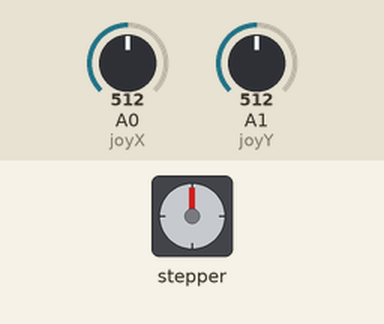
This sketch was run on a simulated Arduino Uno, built with avr-gcc and run on an emulated ATmega328P. Parts: stepper motor. Inputs (shaded band) come from the test bench; at power-on: A0 (joyX) = 512, A1 (joyY) = 512. Stepper angles assume 200 steps per turn.

Above: at 1.2 s.
1.3 s: A0 (joyX) set to 716
At 1.45 s:
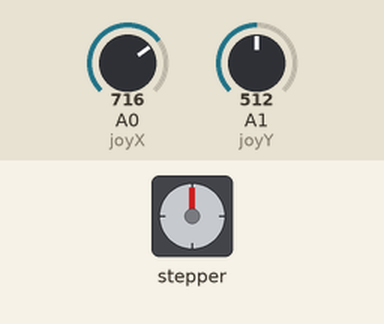
At 2.35 s:
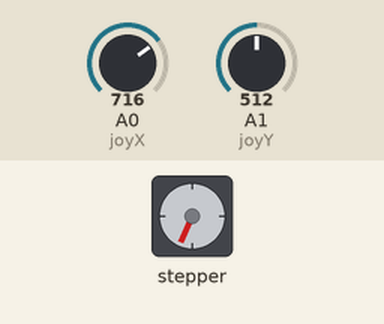
4.3 s: A0 (joyX) set to 900
At 4.46 s:
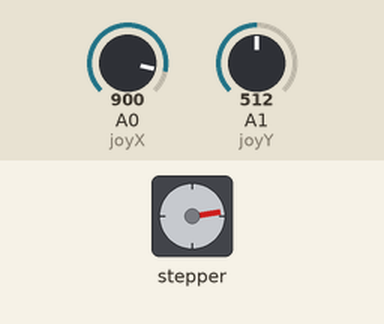
7.3 s: A0 (joyX) set to 1010
10.3 s: A0 (joyX) set to 122
Timing chart, 0 to 14.3 s (numbered marks = the images above; inputs shaded):
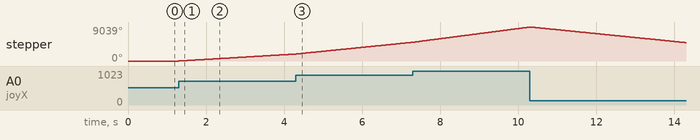

Measured:
- after the input at 1.3 s, stepper: keeps turning clockwise at about 621°/s, starting at once

The sketch:

stepper_motor_xy_plotter.ino
```cpp
#include <AccelStepper.h>

// Define stepper motor pins
#define dirPin 2
#define stepPin 3
AccelStepper stepper(AccelStepper::DRIVER, stepPin, dirPin);

// Joystick pins
#define joyX A0
#define joyY A1

void setup() {
  stepper.setMaxSpeed(1000);
  stepper.setAcceleration(500);
}

void loop() {
  int xVal = analogRead(joyX);
  int yVal = analogRead(joyY);

  // Map joystick values to speed
  long xSpeed = map(xVal, 0, 1023, -1000, 1000);
  long ySpeed = map(yVal, 0, 1023, -1000, 1000);

  stepper.setSpeed(xSpeed);
  stepper.runSpeed();
}
```
